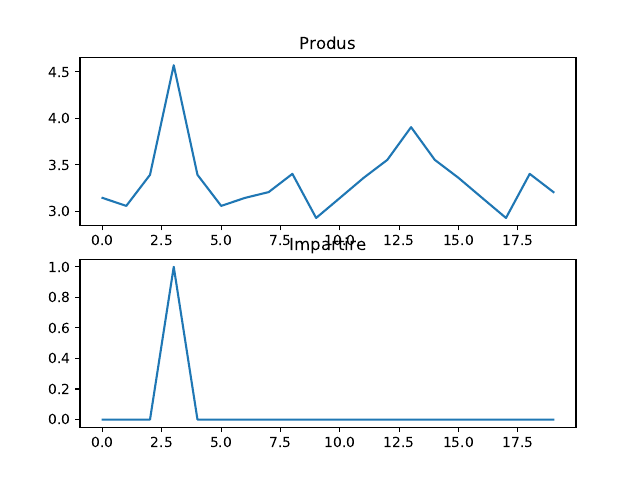

The script that saved this image:
import numpy as np
import matplotlib.pyplot as plt

n = 20
d = 3

x = np.random.rand(n)
y = np.roll(x, d)

X = np.fft.fft(x)
Y = np.fft.fft(y)

prod_fft = np.fft.ifft(np.conj(X) * Y)
div_fft = np.fft.ifft(Y / X)

print(f"Produs: {np.argmax(np.abs(prod_fft))}\nImpartire: {np.argmax(np.abs(div_fft))}")

fig , axs = plt.subplots(2, 1)
axs[0].plot(np.abs(prod_fft))
axs[0].set_title('Produs')
axs[1].plot(np.abs(div_fft))
axs[1].set_title('Impartire')
plt.savefig('lab6/ex4.pdf', format='pdf')
plt.show()

# Graficul formulei cu impartire arata un varf la pozitia d si in rest 0 (similar cu Dirac), iar formula cu produs arata un varf maxim la pozitia d si apoi mai multe valori mai mici